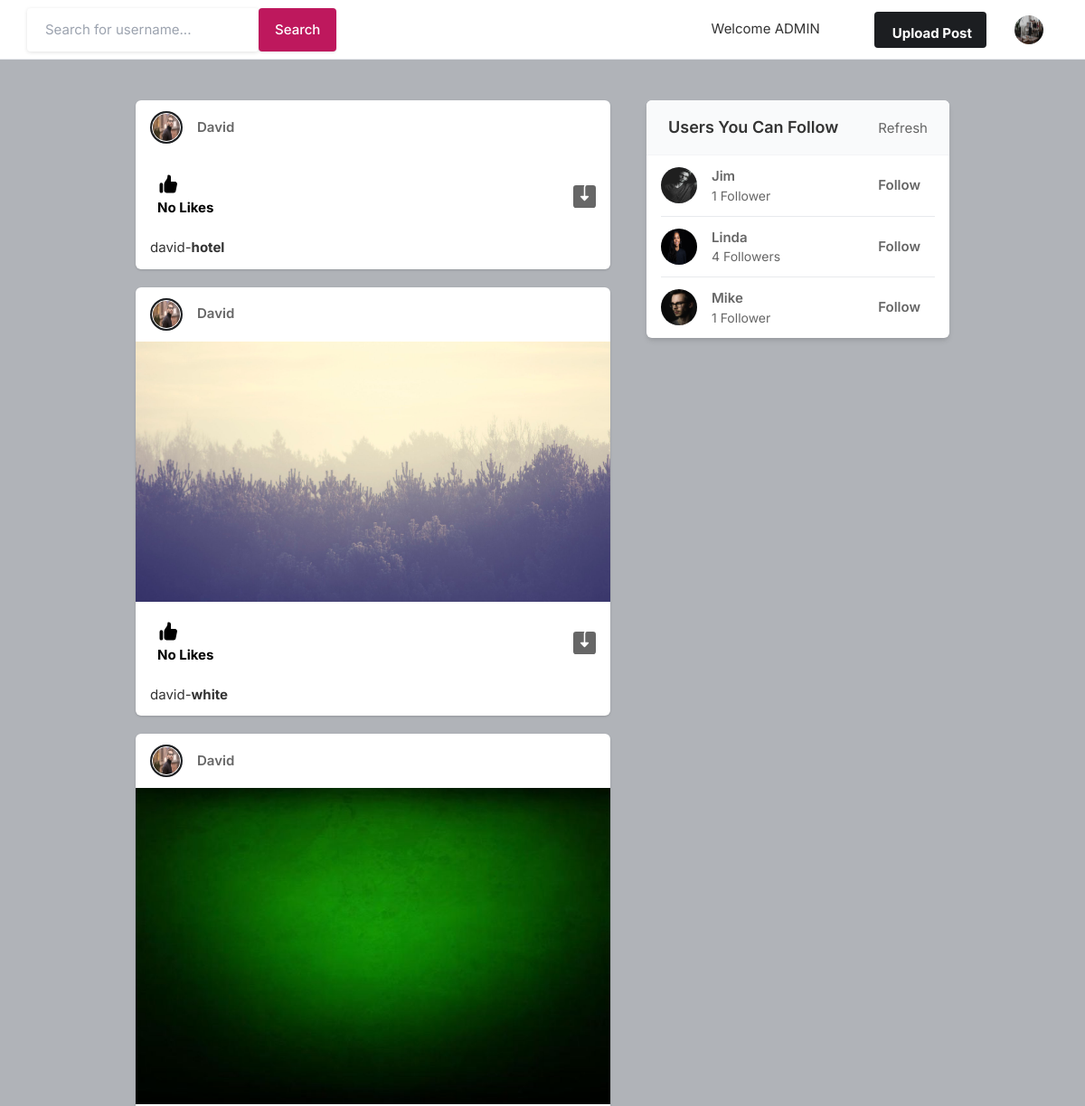
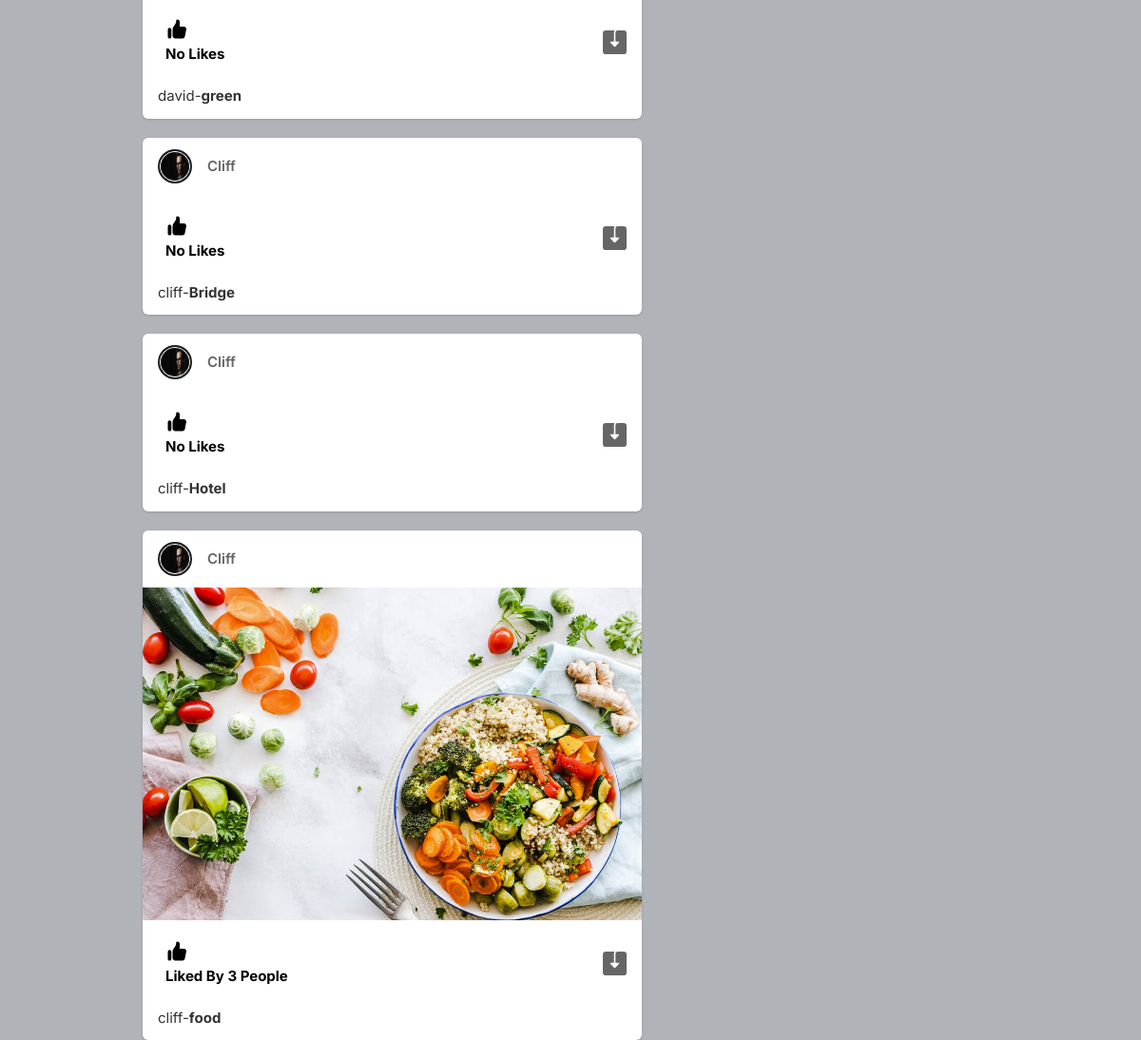
The app's page / (signed in) with its own data (2 pictures, top to bottom).
### SocialMedia/models.py (models this page shows, shortened)
class Profile(models.Model):
  user = models.OneToOneField(User,on_delete=models.CASCADE)
  follows = models.ManyToManyField("self",
             related_name="followed_by",
             symmetrical=False,
             blank=True)
  bio = models.TextField(blank=True)
  profileimg = models.ImageField(upload_to='profile_images',default='blank.jpg',blank=True,null=True)
  location = models.CharField(max_length=100,blank=True)

class Post(models.Model):
   id = models.UUIDField (primary_key=True,default=uuid.uuid4)
   user = models.ForeignKey(User,related_name='posts',on_delete=models.CASCADE)
   image = models.ImageField(upload_to='post_images')
   caption = models.TextField()
   created_at = models.DateTimeField(default=datetime.now)
   no_of_likes = models.IntegerField(default=0)

### SocialMedia/views.py (the view)
# urls.py: path('',views.index,name='index'),
@login_required(login_url='login')
def index(request):
    form = PostForm(request.POST or None, request.FILES or None)
    if request.method == "POST":
        if form.is_valid():
            post_form = form.save(commit=False)
            post_form.user = request.user
            post_form.save()
            return redirect("/")
    profiles_not_following = Profile.objects.exclude(user__profile__in=request.user.profile.follows.all())
    followed_posts = Post.objects.filter(user__profile__in=request.user.profile.follows.all()).order_by("-created_at")
    shuffled_profiles = list(profiles_not_following)
    random.shuffle(shuffled_profiles)
    random_profiles = shuffled_profiles[:4]
    context = {
        'form': form,
        'posts': followed_posts,
        'random_profiles': random_profiles,  # Pass the random profiles to the template
    }
    return render(request, 'index.html', context)

### SocialMedia/forms.py
class PostForm(forms.ModelForm):
    image = forms.ImageField(
        required=True,
        widget=forms.FileInput(attrs={"class": "postimg"}),
        label="Image",
    )
    caption = forms.CharField(
        required=True,
        widget=forms.Textarea(attrs={"placeholder": "Write a caption..."}),
        label="Caption",
        max_length=100,
    )
    class Meta:
        model = Post
        exclude = ('user', 'id', 'created_at', 'no_of_likes')

### templates/index.html (shortened to what this page needs)
{% load static %}
<!DOCTYPE html>
<html lang="en">
<head>
    <link rel="stylesheet" href="{% static 'assets/css/icons.css' %}">
    <link rel="stylesheet" href="{% static 'assets/css/uikit.css' %}">
    <link rel="stylesheet" href="{% static 'assets/css/style.css' %}">
    <link rel="stylesheet" href="{% static 'assets/css/tailwind.css' %}">
    <link rel="stylesheet" href="https://cdnjs.cloudflare.com/ajax/libs/font-awesome/4.7.0/css/font-awesome.min.css">
</head>
<body>
            <header>
                <div class="header_inner">
                    <form action="{% url 'search' %}" method="get">
                    <div class="left-side">
                          <input type="text" name="q" placeholder="Search for username..." required>
                           <input type="submit" value="Search">
                    </div>
                    </form>
                    <div class="right-side lg:pr-4">
                        <h1 style="margin-right: 60px;">Welcome {{request.user.username|upper}}</h1>
                        <a href="#"
                            class="bg-pink-500 flex font-bold hidden hover:bg-pink-600 hover:text-white inline-block items-center lg:block max-h-10 mr-4 px-4 py-2 rounded shado text-white">
                              Upload Post
                        </a>
                        <a href="#">
                            <img src="{{request.user.profile.profileimg.url}}" class="header-avatar" alt="">
                        </a>
                    </div>
                </div>
            </header>
            <div class="container m-auto">
                <div class="lg:flex justify-center lg:space-x-10 lg:space-y-0 space-y-5">
                    <div class="space-y-5 flex-shrink-0 lg:w-7/12">
                        {% for post in posts %}
                        <div class="bg-white shadow rounded-md  -mx-2 lg:mx-0">
                            <div class="flex justify-between items-center px-4 py-3">
                                <div class="flex flex-1 items-center space-x-4">
                                    <a href="{% url 'profile' post.user.profile.id %}">
                                        <div class="bg-gradient-to-tr from-yellow-600 to-pink-600 p-0.5 rounded-full">
                                            <img src="{{post.user.profile.profileimg.url}}" class="bg-gray-200 border border-white rounded-full w-8 h-8">
                                        </div>
                                    </a>
                                    <span class="block capitalize font-semibold "> {{post.user.username}}</span>
                                </div>
                            </div>
                            <div uk-lightbox>
                                <a href="{{post.image.url}}">
                                    <img width="100%" src="{{post.image.url}}" alt="">
                                </a>
                            </div>
                            <div class="py-3 px-4 space-y-3">
                                <div class="flex space-x-4 lg:font-bold">
                                    <a href="/like_post?post_id={{post.id}}" class="flex items-center space-x-2">
                                        <div class="p-2 rounded-full text-black">
                                            {% if post.no_of_likes == 0 %}
                                            <p>No Likes</p>
                                            {% elif post.no_of_likes == 1 %}
                                            <p>Liked By {{post.no_of_likes}} Person</p>
                                            {% else %}
                                            <p>Liked By {{post.no_of_likes}} People</p>
                                            {% endif %}
                                        </div>
                                    </a>
                                    <a href="{{post.image.url}}"  class="flex items-center space-x-2 flex-1 justify-end" download>
                                    </a>
                                </div>
                                <h1><a href="{% url 'profile' post.user.profile.id %}">{{post.user}}</a>-<strong>{{post.caption}}</strong></h1>
                            </div>
                        </div>
                        {% endfor %}
                    </div>
                    <div class="lg:w-5/12">
                        {% if random_profiles %}
                        <div class="bg-white  shadow-md rounded-md overflow-hidden">
                            <div class="bg-gray-50  border-b border-gray-100 flex items-baseline justify-between py-4 px-6 ">
                                <h2 class="font-semibold text-lg">Users You Can Follow</h2>
                                <a href="{% url 'index' %}"> Refresh</a>
                            </div>
                            <div class="divide-gray-300 divide-gray-50 divide-opacity-50 divide-y px-4 ">
                                {% for profile in random_profiles %}
                                <div class="flex items-center justify-between py-3">
                                    <div class="flex flex-1 items-center space-x-4">
                                        <a href="{% url 'profile' profile.id %}">
                                            <img src="{{profile.profileimg.url}}" class="bg-gray-200 rounded-full w-10 h-10">
                                        </a>
                                        <div class="flex flex-col">
                                            <span class="block capitalize font-semibold"> {{profile.user.username}}</span>
                                            {% if profile.followed_by.all.count == 1 %}
                                            <span class="block capitalize text-sm"> {{profile.followed_by.all.count}} follower </span>
                                            {% else %}
                                            <span class="block capitalize text-sm"> {{profile.followed_by.all.count}} followers </span>
                                            {% endif %}
                                        </div>
                                    </div>
                                    <form action="{% url 'follow_profile' profile.id %}" method="post">
                                     <button class="border border-gray-200 font-semibold px-4 py-1 rounded-full hover:bg-pink-600 hover:text-white hover:border-pink-600 " name="follow" value="follow">
                                    Follow
                                     </button>
                                    </form>
                                </div>
                              {% endfor %}
                            </div>
                        </div>
                    </div>
                {% endif %}
                </div>
            </div>
</body>
</html>

### static/assets/css/style.css (style rules this page uses)
body { background-color: #B0B3B8!important; }
button { vertical-align: middle; }
input[type="button"], input[type="submit"] { background-color: #be185d; top: 0; padding: 10px 20px; line-height: 24px; color: #fff; position: relative; font-size: 15px; font-weight: 500; display: inline-block; -webkit-transition: all 0.2s ease-in-out; transition: all 0.2s ease-in-out; cursor: pointer; overflow: hidden; border: none; border-radius: 4px; -webkit-box-shadow: 0 1px 3px rgba(0, 0, 0, 0.1); box-shadow: 0 1px 3px rgba(0, 0, 0, 0.1); }
input { height: 48px; line-height: 48px; padding: 0 20px; outline: none; font-size: 15px; color: #808080; max-width: 100%; width: 100%; -webkit-box-sizing: border-box; box-sizing: border-box; display: block; font-weight: 400; opacity: 1; border-radius: 4px; border: none; -webkit-box-shadow: 0 1px 4px 0px rgba(0, 0, 0, 0.12); box-shadow: 0 1px 4px 0px rgba(0, 0, 0, 0.12); }
input[type="text"], input[type="password"], input[type="email"], input[type="number"] { height: 48px; line-height: 48px; padding: 0 20px; outline: none; font-size: 15px; color: #808080; max-width: 100%; width: 100%; -webkit-box-sizing: border-box; box-sizing: border-box; display: block; font-weight: 400; opacity: 1; border-radius: 4px; border: none; -webkit-box-shadow: 0 1px 4px 0px rgba(0, 0, 0, 0.12); box-shadow: 0 1px 4px 0px rgba(0, 0, 0, 0.12); }
input { -webkit-transition: all 0.1s ease-in-out; transition: all 0.1s ease-in-out; }
input[type="submit"] { border: none; padding: 11px 18px; width: auto; }
::placeholder { color: #808080; opacity: 1; }
button { border: none; margin: 0; padding: 0; width: auto; overflow: visible; background: transparent; color: inherit; font: inherit; line-height: normal; cursor: pointer; }
a { color: #be185d; -webkit-transition: 0.3s; transition: 0.3s; outline: none !important; }
button { outline: none !important; }
img { max-width: 100%; }
body { color: #666; font-size: 15px; line-height: 27px; background-color: #f0f2f5; font-family: "Inter", sans-serif; text-transform: none; }
body p { font-size: 15px; line-height: 27px; }
h1, h2, h3, h4, h5, h6 { font-family: "Inter", sans-serif; text-transform: none; }
input[type="text"], input[type="password"], input[type="email"] { font-family: "Inter", sans-serif; text-transform: none; }
input[type="button"], input[type="submit"] { font-family: "Inter", sans-serif; text-transform: none; }
button, body .pac-container { font-family: "Inter", sans-serif; text-transform: none; }
h1, h2, h3, h4, h5, h6 { color: #333; font-weight: 500; margin: 0; padding: 0; }
h1 { font-size: 32px; }
h2 { font-size: 26px; }
b, strong { font-weight: 700 !important; }
@media (min-width: 1024px) { .container { max-width: 900px !important; padding-top: 45px; } }
header { background-color: #fff; left: 0; right: 0; top: 0; z-index: 99; height: 66px; display: -webkit-box; display: -ms-flexbox; display: flex; -webkit-box-align: center; -ms-flex-align: center; align-items: center; border-bottom: 1px solid #e5e7eb; }
header .header_inner { display: -webkit-box; display: -ms-flexbox; display: flex; -webkit-box-align: center; -ms-flex-align: center; align-items: center; max-width: 1090px; margin: auto; width: 100%; max-width: 100% !important; padding: 0 30px; }
header .header_inner .left-side { display: -webkit-box; display: -ms-flexbox; display: flex; -webkit-box-align: center; -ms-flex-align: center; align-items: center; }
header .header_inner .right-side { display: -webkit-box; display: -ms-flexbox; display: flex; -webkit-box-align: center; -ms-flex-align: center; align-items: center; -webkit-box-pack: end; -ms-flex-pack: end; justify-content: flex-end; margin-left: auto; }
header .header_inner .right-side .header-avatar { width: 32px; height: 32px; border-radius: 100%; margin-left: 15px; }

### records on screen
Post: user.profile.profileimg (picture), user.username "David", no_of_likes "No Likes", user "david", caption "hotel"
Post: user.profile.profileimg (picture), user.username "David", image (picture), no_of_likes "No Likes", user "david", caption "white"
Post: user.profile.profileimg (picture), user.username "David", image (picture), no_of_likes "No Likes", user "david", caption "green"
Post: user.profile.profileimg (picture), user.username "Cliff", no_of_likes "No Likes", user "cliff", caption "Bridge"
Post: user.profile.profileimg (picture), user.username "Cliff", no_of_likes "No Likes", user "cliff", caption "Hotel"
Post: user.profile.profileimg (picture), user.username "Cliff", image (picture), no_of_likes "3", user "cliff", caption "food"
Profile: profileimg (picture), user.username "Jim", followed_by.all.count "1"
Profile: profileimg (picture), user.username "Linda", followed_by.all.count "4"
Profile: profileimg (picture), user.username "Mike", followed_by.all.count "1"

### other values on screen
{{ request.user.username|upper }} "ADMIN"
